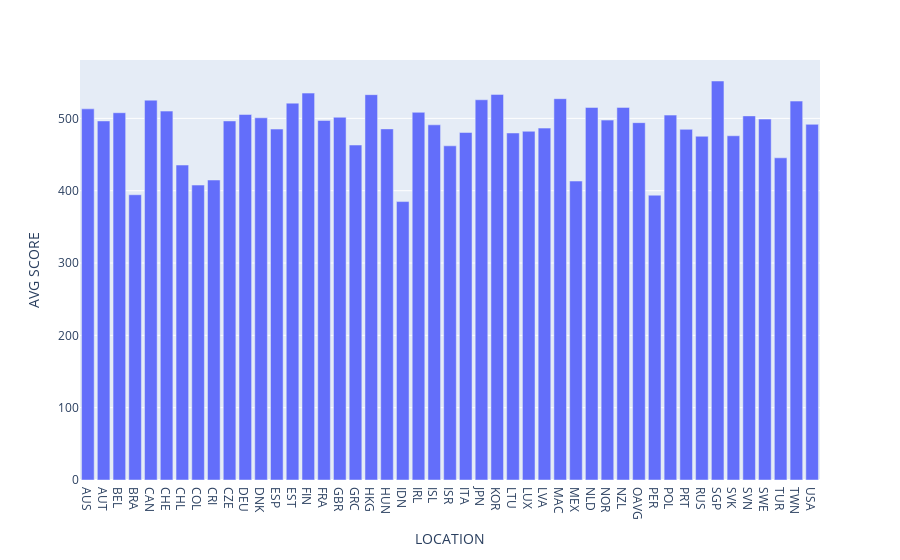

Notebook code for this chart:
### Code cell
# - bar chart showing average PISA scores by location

avg_scores = df.groupby("LOCATION")["Value"].mean().reset_index(name="AVG SCORE")

px.bar(avg_scores, x="LOCATION", y="AVG SCORE")

### Figure 1 — Plotly figure (JSON) as saved in the notebook; plotly's stock layout.template omitted (floating-point values rounded to 4 significant figures)
{"data": [{"hovertemplate": "LOCATION=%{x}<br>AVG SCORE=%{y}<extra></extra>", "legendgroup": "", "marker": {"color": "#636efa", "pattern": {"shape": ""}}, "name": "", "orientation": "v", "showlegend": false, "textposition": "auto", "type": "bar", "x": ["AUS", "AUT", "BEL", "BRA", "CAN", "CHE", "CHL", "COL", "CRI", "CZE", "DEU", "DNK", "ESP", "EST", "FIN", "FRA", "GBR", "GRC", "HKG", "HUN", "IDN", "IRL", "ISL", "ISR", "ITA", "JPN", "KOR", "LTU", "LUX", "LVA", "MAC", "MEX", "NLD", "NOR", "NZL", "OAVG", "PER", "POL", "PRT", "RUS", "SGP", "SVK", "SVN", "SWE", "TUR", "TWN", "USA"], "xaxis": "x", "y": [513.1, 496.4, 507.8, 394.4, 525.2, 510.0, 435.5, 407.8, 414.8, 496.4, 505.4, 500.8, 485.2, 521.1, 534.9, 497.1, 501.6, 463.1, 532.8, 485.5, 385.0, 508.4, 491.1, 462.0, 480.5, 525.7, 533.1, 479.8, 482.1, 486.5, 527.2, 413.3, 515.1, 497.6, 515.2, 494.0, 393.8, 504.5, 484.8, 475.3, 551.7, 475.9, 503.4, 499.0, 445.5, 523.9, 491.8], "yaxis": "y"}], "layout": {"barmode": "relative", "legend": {"tracegroupgap": 0}, "margin": {"t": 60}, "xaxis": {"anchor": "y", "domain": [0, 1], "title": {"text": "LOCATION"}}, "yaxis": {"anchor": "x", "domain": [0, 1], "title": {"text": "AVG SCORE"}}}}
